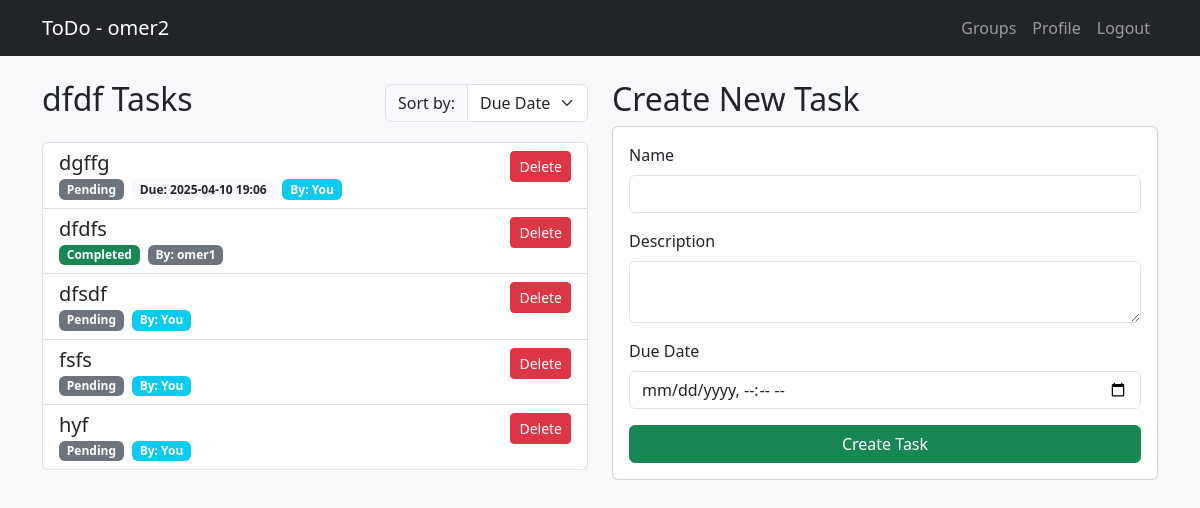
The app's page /group/1/tasks (signed in) with its own data.
### app/models/user.py (models this page shows, shortened)
class User(UserMixin, db.Model):
    __tablename__ = "users"
    id = db.Column(db.Integer, primary_key=True)
    username = db.Column(db.String(12), unique=True, nullable=False)
    password_hash = db.Column(db.String(128), nullable=False)
    user_groups = db.relationship('UserGroup', back_populates='user')

### app/models/group.py (models this page shows, shortened)
class Group(db.Model):
    __tablename__ = "groups"
    id = db.Column(db.Integer, primary_key=True)
    name = db.Column(db.String(50), nullable=False)
    description = db.Column(db.Text)
    group_users = db.relationship('UserGroup', back_populates='group', cascade='all, delete-orphan')
    tasks = db.relationship('Task', backref='group', cascade='all, delete-orphan')
    def get_user_role(self, user_id: int) -> int | None:
        membership = UserGroup.query.filter_by(group_id=self.id, user_id=user_id).first()
        return membership.role if membership else None
    def is_owner(self, user_id: int) -> bool:
        return self.get_user_role(user_id) == 2
    @property
    def members(self) -> list['User | None']:
        return [ug.user for ug in self.group_users]
    @property
    def admins(self) -> list['User | None']:
        return [ug.user for ug in self.group_users if ug.role == 1]

### app/models/task.py (models this page shows, shortened)
class Task(db.Model):
    __tablename__ = "tasks"
    id = db.Column(db.Integer, primary_key=True)
    name = db.Column(db.String(50), nullable=False)
    description = db.Column(db.Text)
    status = db.Column(db.String(20), default="Pending", nullable=False)
    due_date = db.Column(db.DateTime)
    author_id = db.Column(db.Integer, db.ForeignKey("users.id"), nullable=False)
    group_id = db.Column(db.Integer, db.ForeignKey("groups.id"), nullable=False)

### app/routes/tasks.py (the view, shortened to what this page needs)
@tasks_bp.route('/group/<int:group_id>/tasks', methods=['GET', 'POST'])
@login_required
def manage_tasks(group_id):
    group = Group.query.get(group_id)
    if not group:
        flash("Group not found", "danger")
        return redirect(url_for("groups.manage_groups"))
    if current_user not in group.members:
        flash("Access denied", "danger")
        return redirect(url_for("groups.manage_groups"))
    form = TaskForm()
    form.due_date.render_kw = {'min': datetime.now().strftime('%Y-%m-%dT%H:%M')}
    sort_by = request.args.get("sort", "due_date")
    sorted_tasks = sorted(group.tasks, key=lambda t: (
        {
            "due_date": t.due_date or datetime.max,
            "name": t.name.lower(),
            "status": ["Pending", "In Progress", "Completed"].index(t.status),
            "creator": (
                (0, User.query.get(t.author_id).username.lower())  # Your tasks come first
                if t.author_id == current_user.id else
                (1, User.query.get(t.author_id).username.lower())
            )
        }.get(sort_by, "due_date"),  # Primary sort key
        t.name.lower()  # Secondary sort by name for all options
    )
                          )
    return render_template("tasks/main.html",
                         form=form,
                         tasks=sorted_tasks,
                         group=group,
                         sort=sort_by,
                         User=User)

### app/forms/tasks.py (shortened to what this page needs)
class TaskForm(FlaskForm):
    name = StringField("Name", validators=[
        DataRequired(),
        Regexp(r"^[A-Za-z0-9 ]{3,50}$",
               message="Name: 3-50 alphanumeric characters and spaces.")
    ])
    description = TextAreaField('Description', validators=[Optional()])
    due_date = DateTimeLocalField('Due Date',
        validators=[Optional()],
        format='%Y-%m-%dT%H:%M',
    )
    submit = SubmitField('Create Task')

### app/extensions.py (called while the page is built)
@login_manager.user_loader
def load_user(user_id):
    from app.models.user import User
    return User.query.get(user_id)

### app/templates/tasks/main.html (shortened to what this page needs)
{% extends "base.html" %}
{% block content %}
<div class="row">
    <div class="col-md-6">
        <div class="d-flex justify-content-between align-items-center mb-3">
            <h2>{{ group.name }} Tasks</h2>
            <form method="GET" class="ms-3">
                <div class="input-group">
                    <label class="input-group-text" for="sort">Sort by:</label>
                    <select class="form-select" id="sort" name="sort" onchange="this.form.submit()">
                        <option value="due_date" {% if sort == 'due_date' %}selected{% endif %}>Due Date</option>
                    </select>
                </div>
            </form>
        </div>
        <div class="list-group">
            {% for task in tasks %}
                <a href="{{ url_for('tasks.manage_single_task', task_id=task.id) }}"
                   class="list-group-item list-group-item-action">
                    <div class="d-flex justify-content-between">
                        <div class="flex-grow-1 me-3">
                            <h5 class="mb-1">{{ task.name }}</h5>
                            <div class="d-flex gap-2">
                                <span class="badge bg-{% if task.status == 'Completed' %}success
                                                    {% elif task.status == 'In Progress' %}warning
                                                    {% else %}secondary{% endif %}">
                                    {{ task.status }}
                                </span>
                                {% if task.due_date %}
                                    <span class="badge bg-light text-dark">
                                        Due: {{ task.due_date.strftime('%Y-%m-%d %H:%M') }}
                                    </span>
                                {% endif %}
                                {% if current_user.id == task.author_id %}
                                    <span class="badge bg-info">
                                        By: You
                                    </span>
                                {% else %}
                                    <span class="badge bg-secondary">
                                        By: {{ User.query.get(task.author_id).username }}
                                    </span>
                                {% endif %}
                            </div>
                        </div>
                        {% if current_user.id == task.author_id
                              or group.is_owner(current_user.id)
                              or current_user in group.admins %}
                            <form method="POST"
                                  action="{{ url_for('tasks.manage_tasks', group_id=group.id) }}"
                                  onclick="event.stopPropagation()">
                                <button type="submit" class="btn btn-danger btn-sm align-self-center"
                                        onclick="return confirm('Delete this task permanently?')">
                                    Delete
                                </button>
                            </form>
                        {% endif %}
                    </div>
                </a>
            {% else %}
                <div class="list-group-item text-center">No tasks found. Create one!</div>
            {% endfor %}
        </div>
    </div>
    <div class="col-md-6">
        <h2>Create New Task</h2>
        <div class="card">
            <div class="card-body">
                <form method="POST" action="{{ url_for('tasks.manage_tasks', group_id=group.id) }}">
                    <div class="mb-3">
                        {{ form.name.label(class="form-label") }}
                        {{ form.name(class="form-control") }}
                    </div>
                    <div class="mb-3">
                        {{ form.description.label(class="form-label") }}
                        {{ form.description(class="form-control") }}
                    </div>
                    <div class="mb-3">
                        {{ form.due_date.label(class="form-label") }}
                        {{ form.due_date(class="form-control") }}
                    </div>
                    <div class="d-grid">
                        {{ form.submit(class="btn btn-success") }}
                    </div>
                </form>
            </div>
        </div>
    </div>
</div>
{% endblock %}

### app/templates/base.html (shortened to what this page needs)
<!DOCTYPE html>
<html lang="en">
<head>
    <link href="https://cdn.jsdelivr.net/npm/bootstrap@5.3.0/dist/css/bootstrap.min.css" rel="stylesheet">
</head>
<body class="bg-light">
    <nav class="navbar navbar-expand-lg navbar-dark bg-dark">
        <div class="container">
            <a class="navbar-brand" href="{{ url_for('index.home') }}">
                ToDo{% if current_user.is_authenticated %} - {{ current_user.username }}{% endif %}
            </a>
            <div class="collapse navbar-collapse" id="navbarNav">
                <ul class="navbar-nav ms-auto">
                    {% if current_user.is_authenticated %}
                        <li class="nav-item"><a class="nav-link" href="{{ url_for('groups.manage_groups') }}">Groups</a></li>
                        <li class="nav-item"><a class="nav-link" href="{{ url_for('profile.manage_profile') }}">Profile</a></li>
                        <li class="nav-item"><a class="nav-link" href="{{ url_for('auth.logout') }}">Logout</a></li>
                    {% else %}
                        <li class="nav-item"><a class="nav-link" href="{{ url_for('auth.login') }}">Login</a></li>
                        <li class="nav-item"><a class="nav-link" href="{{ url_for('auth.register') }}">Register</a></li>
                    {% endif %}
                </ul>
            </div>
        </div>
    </nav>
    <div class="container mt-4">
        {% block content %}{% endblock %}
    </div>
</body>
</html>

### records on screen
User: username "omer2"
Group: name "dfdf"
Task: name "dgffg", status "Pending", due_date "2025-04-10 19:06", shows "By: You"
Task: name "dfdfs", status "Completed"
User: query.get "omer1"
Task: name "dfsdf", status "Pending", shows "By: You"
Task: name "fsfs", status "Pending", shows "By: You"
Task: name "hyf", status "Pending", shows "By: You"
